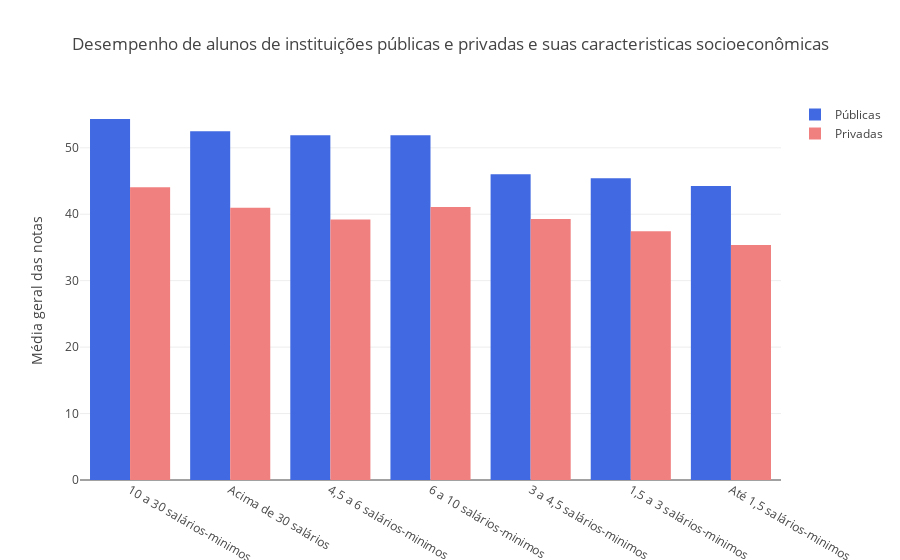

Notebook code cell kept with this figure:
### Markdown cell above
### O desempenho dos alunos de universidade privada foram melhores do que o de universidades públicas? Para alunos com mesma características socioeconômicas

### Code cell
dados_nordeste_publicas = dados_nordeste[(dados_nordeste["CO_CATEGAD"]== 1)].append(dados_nordeste[(dados_nordeste["CO_CATEGAD"]== 2)]).append(dados_nordeste[(dados_nordeste["CO_CATEGAD"]== 3)])
dados_nordeste_publicas = dados_nordeste_publicas[dados_nordeste_publicas["QE_I08_Convertido"] != "Não informado"]
order_q08_publicas = pd.DataFrame(dados_nordeste_publicas.groupby('QE_I08_Convertido')['NT_GER'].mean()).reset_index(
        ).sort_values(by='NT_GER', ascending=False)

dados_nordeste_privadas = dados_nordeste[(dados_nordeste["CO_CATEGAD"]== 4)].append(dados_nordeste[(dados_nordeste["CO_CATEGAD"]== 5)])
dados_nordeste_privadas = dados_nordeste_privadas[dados_nordeste_privadas["QE_I08_Convertido"] != "Não informado"]
order_q08_privadas = pd.DataFrame(dados_nordeste_privadas.groupby('QE_I08_Convertido')['NT_GER'].mean()).reset_index(
        ).sort_values(by='NT_GER', ascending=False)

layout = go.Layout(
    title=go.layout.Title(
        text='Desempenho de alunos de instituições públicas e privadas e suas caracteristicas socioeconômicas',
        x=0.5
    ),
    yaxis=go.layout.YAxis(
        title=go.layout.yaxis.Title(
            text='Média geral das notas',
            )
    ))

fig = go.Figure(layout=layout)
fig.add_trace(go.Bar(
            x=order_q08_publicas["QE_I08_Convertido"],
            y=order_q08_publicas["NT_GER"],
            marker_color="#4169E1",
            name="Públicas"
    ))

fig.add_trace(go.Bar(
            x=order_q08_privadas["QE_I08_Convertido"],
            y=order_q08_privadas["NT_GER"],
            marker_color="#F08080",
            name="Privadas"
    ))
iplot(fig)

### Figure 1 — Plotly figure (JSON) as saved in the notebook; plotly's stock layout.template omitted (floating-point values rounded to 4 significant figures)
{"data": [{"marker": {"color": "#4169E1"}, "name": "Públicas", "type": "bar", "uid": "b16ad779-6482-4b4b-a4eb-6f9193638f4e", "x": ["10 a 30 salários-minimos", "Acima de 30 salários", "4,5 a 6 salários-minimos", "6 a 10 salários-minimos", "3 a 4,5 salários-minimos", "1,5 a 3 salários-minimos", "Até 1,5 salários-minimos"], "y": [54.33, 52.49, 51.9, 51.87, 46.03, 45.42, 44.24]}, {"marker": {"color": "#F08080"}, "name": "Privadas", "type": "bar", "uid": "a523c9f8-08c5-499e-af8a-0e768f962d82", "x": ["10 a 30 salários-minimos", "6 a 10 salários-minimos", "Acima de 30 salários", "3 a 4,5 salários-minimos", "4,5 a 6 salários-minimos", "1,5 a 3 salários-minimos", "Até 1,5 salários-minimos"], "y": [44.08, 41.09, 40.96, 39.29, 39.22, 37.45, 35.35]}], "layout": {"title": {"text": "Desempenho de alunos de instituições públicas e privadas e suas caracteristicas socioeconômicas", "x": 0.5}, "yaxis": {"title": {"text": "Média geral das notas"}}}}
